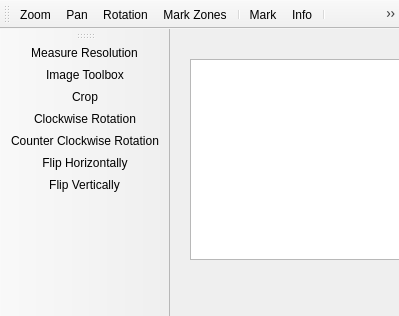
<?xml version="1.0" encoding="UTF-8"?>
<ui version="4.0">
 <class>ProjectionPlane</class>
 <widget class="QMainWindow" name="ProjectionPlane">
  <property name="geometry">
   <rect>
    <x>0</x>
    <y>0</y>
    <width>399</width>
    <height>316</height>
   </rect>
  </property>
  <property name="acceptDrops">
   <bool>true</bool>
  </property>
  <property name="windowTitle">
   <string>Form</string>
  </property>
  <property name="windowIcon">
   <iconset resource="../resources/resources.qrc">
    <normaloff>:/icons/icons/Projector.png</normaloff>:/icons/icons/Projector.png</iconset>
  </property>
  <widget class="QWidget" name="viewFrame">
   <property name="minimumSize">
    <size>
     <width>100</width>
     <height>100</height>
    </size>
   </property>
   <widget class="ProjectionGraphicsView" name="view">
    <property name="geometry">
     <rect>
      <x>20</x>
      <y>30</y>
      <width>211</width>
      <height>201</height>
     </rect>
    </property>
    <property name="minimumSize">
     <size>
      <width>100</width>
      <height>100</height>
     </size>
    </property>
    <property name="verticalScrollBarPolicy">
     <enum>Qt::ScrollBarAlwaysOff</enum>
    </property>
    <property name="horizontalScrollBarPolicy">
     <enum>Qt::ScrollBarAlwaysOff</enum>
    </property>
    <property name="renderHints">
     <set>QPainter::Antialiasing|QPainter::TextAntialiasing</set>
    </property>
    <property name="viewportUpdateMode">
     <enum>QGraphicsView::FullViewportUpdate</enum>
    </property>
   </widget>
  </widget>
  <widget class="QToolBar" name="toolBar">
   <property name="windowTitle">
    <string>toolBar_2</string>
   </property>
   <attribute name="toolBarArea">
    <enum>TopToolBarArea</enum>
   </attribute>
   <attribute name="toolBarBreak">
    <bool>false</bool>
   </attribute>
   <addaction name="zoomAction"/>
   <addaction name="panAction"/>
   <addaction name="rotAction"/>
   <addaction name="markZonesAction"/>
   <addaction name="separator"/>
   <addaction name="markAction"/>
   <addaction name="infoAction"/>
   <addaction name="separator"/>
   <addaction name="openImgAction"/>
   <addaction name="closeImgAction"/>
   <addaction name="actionPrint"/>
   <addaction name="configAction"/>
  </widget>
  <widget class="QToolBar" name="imgToolBar">
   <property name="windowTitle">
    <string>Image Toolbar</string>
   </property>
   <attribute name="toolBarArea">
    <enum>LeftToolBarArea</enum>
   </attribute>
   <attribute name="toolBarBreak">
    <bool>false</bool>
   </attribute>
   <addaction name="rulerAction"/>
   <addaction name="imageToolboxAction"/>
   <addaction name="actionCrop"/>
   <addaction name="rotCWAction"/>
   <addaction name="rotCCWAction"/>
   <addaction name="flipHAction"/>
   <addaction name="flipVAction"/>
  </widget>
  <action name="zoomAction">
   <property name="checkable">
    <bool>true</bool>
   </property>
   <property name="icon">
    <iconset resource="../resources/resources.qrc">
     <normaloff>:/icons/icons/zoom.png</normaloff>:/icons/icons/zoom.png</iconset>
   </property>
   <property name="text">
    <string>Zoom</string>
   </property>
   <property name="toolTip">
    <string>Zoom mode. Left click and drag zooms in the projection plane. Press right mouse-button to unzoom.</string>
   </property>
  </action>
  <action name="panAction">
   <property name="checkable">
    <bool>true</bool>
   </property>
   <property name="icon">
    <iconset resource="../resources/resources.qrc">
     <normaloff>:/icons/icons/pan.png</normaloff>:/icons/icons/pan.png</iconset>
   </property>
   <property name="text">
    <string>Pan</string>
   </property>
   <property name="toolTip">
    <string>Pan mode. Left click and drag changes the orientation in a way, that the reciprocal position under the mouse curser stayes the same.</string>
   </property>
  </action>
  <action name="rotAction">
   <property name="checkable">
    <bool>true</bool>
   </property>
   <property name="icon">
    <iconset resource="../resources/resources.qrc">
     <normaloff>:/icons/icons/rotate_cw.png</normaloff>:/icons/icons/rotate_cw.png</iconset>
   </property>
   <property name="text">
    <string>Rotation</string>
   </property>
   <property name="toolTip">
    <string>Rotation mode. Left click and drag rotates the crystal around the set rotation axis. Use the context menu, that appears on right mouse click or the rotation tool from the Tools menu to set the rotation axis.</string>
   </property>
  </action>
  <action name="markAction">
   <property name="checkable">
    <bool>true</bool>
   </property>
   <property name="icon">
    <iconset resource="../resources/resources.qrc">
     <normaloff>:/icons/icons/flag.png</normaloff>:/icons/icons/flag.png</iconset>
   </property>
   <property name="text">
    <string>Mark</string>
   </property>
   <property name="toolTip">
    <string>Spot mark mode. Left click insert a spot marker at the actual mouse position.</string>
   </property>
  </action>
  <action name="infoAction">
   <property name="checkable">
    <bool>true</bool>
   </property>
   <property name="icon">
    <iconset resource="../resources/resources.qrc">
     <normaloff>:/icons/icons/info.png</normaloff>:/icons/icons/info.png</iconset>
   </property>
   <property name="text">
    <string>Info</string>
   </property>
   <property name="toolTip">
    <string>Info mode. Left click insert a info marker at the actual mouse position.</string>
   </property>
  </action>
  <action name="configAction">
   <property name="icon">
    <iconset resource="../resources/resources.qrc">
     <normaloff>:/icons/icons/configure.png</normaloff>:/icons/icons/configure.png</iconset>
   </property>
   <property name="text">
    <string>Configure</string>
   </property>
   <property name="toolTip">
    <string>Open the configuration window for this projector.</string>
   </property>
  </action>
  <action name="openImgAction">
   <property name="icon">
    <iconset resource="../resources/resources.qrc">
     <normaloff>:/icons/icons/fileopen.png</normaloff>:/icons/icons/fileopen.png</iconset>
   </property>
   <property name="text">
    <string>Open Image</string>
   </property>
   <property name="toolTip">
    <string>Opens an image file</string>
   </property>
  </action>
  <action name="closeImgAction">
   <property name="icon">
    <iconset resource="../resources/resources.qrc">
     <normaloff>:/icons/icons/fileclose.png</normaloff>:/icons/icons/fileclose.png</iconset>
   </property>
   <property name="text">
    <string>Close Image</string>
   </property>
   <property name="toolTip">
    <string>Close the cloaded image</string>
   </property>
  </action>
  <action name="rulerAction">
   <property name="checkable">
    <bool>true</bool>
   </property>
   <property name="icon">
    <iconset resource="../resources/resources.qrc">
     <normaloff>:/icons/icons/ruler.png</normaloff>:/icons/icons/ruler.png</iconset>
   </property>
   <property name="text">
    <string>Measure Resolution</string>
   </property>
   <property name="toolTip">
    <string>Ruler insert mode. Left click and drag insert a ruler with control points at drag start and drag end position. That is used by the reolutionclaculator tool in the Image Toolbox to calculate the absolute pixel size of the image.</string>
   </property>
  </action>
  <action name="rotCWAction">
   <property name="icon">
    <iconset resource="../resources/resources.qrc">
     <normaloff>:/icons/icons/rotate_cw.png</normaloff>:/icons/icons/rotate_cw.png</iconset>
   </property>
   <property name="text">
    <string>Clockwise Rotation</string>
   </property>
   <property name="toolTip">
    <string>Clockwise rotation of the image and all markers.</string>
   </property>
  </action>
  <action name="rotCCWAction">
   <property name="icon">
    <iconset resource="../resources/resources.qrc">
     <normaloff>:/icons/icons/rotate_ccw.png</normaloff>:/icons/icons/rotate_ccw.png</iconset>
   </property>
   <property name="text">
    <string>Counter Clockwise Rotation</string>
   </property>
   <property name="toolTip">
    <string>Counter clockwise rotation of the image and all markers.</string>
   </property>
  </action>
  <action name="flipHAction">
   <property name="icon">
    <iconset resource="../resources/resources.qrc">
     <normaloff>:/icons/icons/flip_horizontal.png</normaloff>:/icons/icons/flip_horizontal.png</iconset>
   </property>
   <property name="text">
    <string>Flip Horizontally</string>
   </property>
   <property name="toolTip">
    <string>Horizontally flip of the image and all markers.</string>
   </property>
  </action>
  <action name="flipVAction">
   <property name="icon">
    <iconset resource="../resources/resources.qrc">
     <normaloff>:/icons/icons/flip_vertical.png</normaloff>:/icons/icons/flip_vertical.png</iconset>
   </property>
   <property name="text">
    <string>Flip Vertically</string>
   </property>
   <property name="toolTip">
    <string>Vertically of the image and all markers.</string>
   </property>
  </action>
  <action name="imageToolboxAction">
   <property name="icon">
    <iconset resource="../resources/resources.qrc">
     <normaloff>:/icons/icons/color_curve.png</normaloff>:/icons/icons/color_curve.png</iconset>
   </property>
   <property name="text">
    <string>Image Toolbox</string>
   </property>
   <property name="toolTip">
    <string>Contrast Enhancement, Resolution Calculation and Cropping of a loaded image</string>
   </property>
  </action>
  <action name="markZonesAction">
   <property name="checkable">
    <bool>true</bool>
   </property>
   <property name="icon">
    <iconset resource="../resources/resources.qrc">
     <normaloff>:/icons/icons/Projector.png</normaloff>:/icons/icons/Projector.png</iconset>
   </property>
   <property name="text">
    <string>Mark Zones</string>
   </property>
   <property name="toolTip">
    <string>Zone mark mode. Left click and drag insert a zone marker with control points at drag start and drag end position.</string>
   </property>
  </action>
  <action name="actionCrop">
   <property name="icon">
    <iconset resource="../resources/resources.qrc">
     <normaloff>:/icons/icons/cut.png</normaloff>:/icons/icons/cut.png</iconset>
   </property>
   <property name="text">
    <string>Crop</string>
   </property>
   <property name="toolTip">
    <string>Shows the crop marker. If the crop marker is correctly positioned, a further click on this button or a double click inside the crop marker performed the cropping.</string>
   </property>
  </action>
  <action name="actionPrint">
   <property name="icon">
    <iconset resource="../resources/resources.qrc">
     <normaloff>:/icons/icons/fileprint.png</normaloff>:/icons/icons/fileprint.png</iconset>
   </property>
   <property name="text">
    <string>Print</string>
   </property>
   <property name="toolTip">
    <string>Print the actiual projector view.</string>
   </property>
  </action>
 </widget>
 <customwidgets>
  <customwidget>
   <class>ProjectionGraphicsView</class>
   <extends>QGraphicsView</extends>
   <header>ui/projectiongraphicsview.h</header>
  </customwidget>
 </customwidgets>
 <resources>
  <include location="../resources/resources.qrc"/>
 </resources>
 <connections>
  <connection>
   <sender>rulerAction</sender>
   <signal>triggered(bool)</signal>
   <receiver>ProjectionPlane</receiver>
   <slot>slotOpenResolutionCalc()</slot>
   <hints>
    <hint type="sourcelabel">
     <x>-1</x>
     <y>-1</y>
    </hint>
    <hint type="destinationlabel">
     <x>151</x>
     <y>157</y>
    </hint>
   </hints>
  </connection>
 </connections>
 <slots>
  <slot>slotOpenResolutionCalc()</slot>
  <slot>resizeView()</slot>
 </slots>
</ui>
